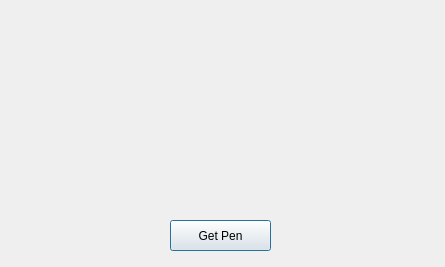
<?xml version="1.0" encoding="UTF-8"?>
<ui version="4.0">
 <class>QPenDialogDemoClass</class>
 <widget class="QDialog" name="QPenDialogDemoClass">
  <property name="geometry">
   <rect>
    <x>0</x>
    <y>0</y>
    <width>445</width>
    <height>267</height>
   </rect>
  </property>
  <property name="windowTitle">
   <string>QPenDialogDemo</string>
  </property>
  <widget class="QPushButton" name="btnGetPen">
   <property name="geometry">
    <rect>
     <x>170</x>
     <y>220</y>
     <width>101</width>
     <height>31</height>
    </rect>
   </property>
   <property name="text">
    <string>Get Pen</string>
   </property>
  </widget>
 </widget>
 <layoutdefault spacing="6" margin="11"/>
 <resources>
  <include location="QPenDialogDemo.qrc"/>
 </resources>
 <connections/>
</ui>
